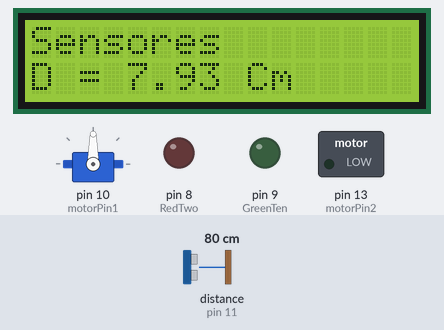
The sketch below on a simulated Arduino Uno, built with avr-gcc and run on an emulated ATmega328P. Parts: 16×2 character LCD, servo, switched loads named in the sketch (green lamp = pin HIGH), output pins drawn as LEDs (lit = HIGH). Wiring (inferred from the names in the program): ultrasonic range finder: trigger pin 12; echo pin 11. The inputs (shaded band) are chosen by the test bench; at power-on: distance to the obstacle (sensor on pin 11) 80 cm. The echo pulse lasts 58.3 µs per cm; pins used as bus, display or sensor lines are not drawn.

Above: at 3.27 s.
3.3 s: distance to the obstacle (sensor on pin 11) set to 23 cm
At 3.4 s:
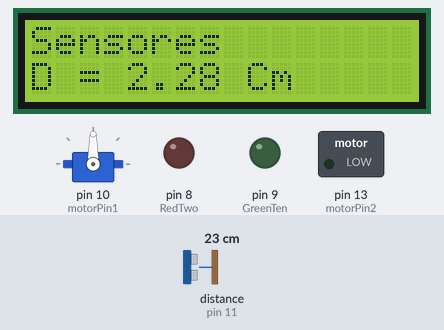
4.8 s: distance to the obstacle (sensor on pin 11) set to 18 cm
At 5.3 s:
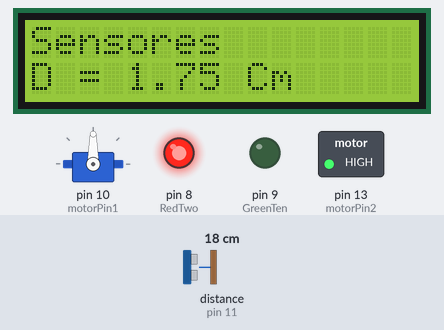
6.3 s: distance to the obstacle (sensor on pin 11) set to 120 cm
At 7.6 s:
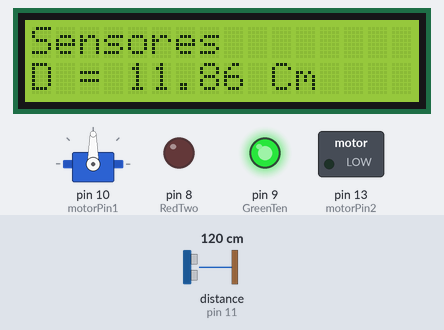
Timing chart, 0 to 9.3 s (numbered marks = the images above; inputs shaded):
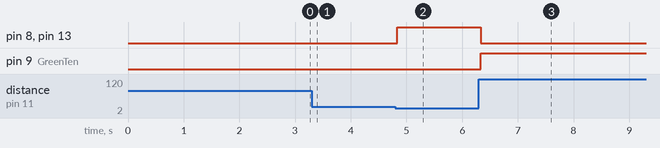

The sketch:

ServomotorUltrasonico.ino
```cpp
#include "LiquidCrystal.h"  //libreria para el lcd
#include <Servo.h>                    // Incluir la librería Servo
Servo servo1;                         // Crear un objeto tipo Servo llamado servo1
int angulo = 0 ;
LiquidCrystal lcd(2, 3, 4, 5, 6, 7);   //LCD parametros: (rs, enable, d4, d5, d6, d7)
const int trigPin = 12; //trigger pin del sensor
const int echoPin = 11;  //echopin pin del sensor
const int GreenTen = 9; //se prende a los 10cm o más
const int RedTwo = 8; //se prende a los 2cm o menos

long duration; //duracion
float distanceCm;  //distancia
float liquid; //lcd
int motorPin1 = 10;
int motorPin2 = 13;

void setup() { // Inicio y configuraciones
  //inicio configuracion lcd
  lcd.begin(16,2);
  //trigger de salida y echo de entrada
  pinMode(trigPin, OUTPUT);
  //echoPin en modo entrada
  pinMode(echoPin, INPUT);
  //leds Modo-Salida
  pinMode(GreenTen, OUTPUT);
  //led rojo en modo salida
  pinMode(RedTwo, OUTPUT);
  //imprimir en primera fila del lcd
  lcd.setCursor(0,0);
  //imprimir letrero distancia
  lcd.print("  Distancia    ");
  //configurar para imprimir en segunda fila
  lcd.setCursor(0,1);
  //imprimir medicion
  lcd.print("  Medicion  ");
  //esperar 2 segundos
  servo1.attach(10) ;             // Conectar servo1 al pin 9
  //pin motor 1 salida
  pinMode(motorPin1, OUTPUT);
  //pin motor 2 salida
  pinMode(motorPin2, OUTPUT);
  delay(2000);
  //limpiar lcd
  lcd.clear();

}

void loop() {   // loop del script
  //Escribimos en bajo el trigPin
  digitalWrite(trigPin, LOW);
  //esperar 2 microsegundos
  delayMicroseconds(2);
  //Escribimos en alto el pin trigPin despues de 2 microsegundos
  digitalWrite(trigPin, HIGH);
  //esperar 10 microsegundos del trigger
  delayMicroseconds(10);
  //escribir paso bajo a triggerpin
  digitalWrite(trigPin, LOW);
  duration = pulseIn(echoPin, HIGH);
  //ecuacion de distancia con velocidad del sonido
  distanceCm= (duration*0.034/2)*0.1;
  //lcd en primera linea
  lcd.setCursor(0,0);
  //impresión en lcd
  lcd.print("Sensores");
  //esperar 10 microsegundos
  delay(10);
  //impresión segunda fila de lcd
  lcd.setCursor(0,1);
  //imprimir distancia
  lcd.print("D = ");
  //imprimimos variable de distancia
  lcd.print(distanceCm);
  //imprimimos unidades
  lcd.print(" Cm ");
  //Condición de leds
  //si la distancia es mayor a 10
  if(distanceCm >=10){
      //entonces prendemos en paso alto el led verde
      digitalWrite(GreenTen, HIGH);
      //apagamos en paso bajo el led rojo
      digitalWrite(RedTwo, LOW);
      digitalWrite(motorPin1, HIGH);
      digitalWrite(motorPin2, LOW);
      /*for(angulo  = 0; angulo  <= 180; angulo  += 1){   //incrementa angulo 1 grado
        servo1.write(angulo);
        delay(25);
      }*/
  }else{
    //si la distancia es menor a dos centimetros
    if(distanceCm <=2){
        //entonces en paso alto prendemos el led rojo
        digitalWrite(RedTwo, HIGH);
        //en paso bajo apagamos el led verde
        digitalWrite(GreenTen, LOW);
        /*for(angulo  = 180; angulo  >=0; angulo  -=1 ){    //decrementa angulo 1 grado
          servo1.write( angulo );
          delay(25);
        }*/
        digitalWrite(motorPin2, HIGH);
        digitalWrite(motorPin1, LOW);
    }else{
        //si esta entre 2 y 10 se apaga con paso bajo led verde
        digitalWrite(GreenTen, LOW);
        //tambien se apaga en paso bajo el led rojo
        digitalWrite(RedTwo, LOW);
        digitalWrite(motorPin2, LOW);
        digitalWrite(motorPin1, LOW);
    }
  }

  //delay de 10 microsegundos
  delay(10);
}
```

Measured:
- the behaviour switches between 21 and 20 cm on distance to the obstacle (sensor on pin 11) (found by bisection; images 1 and 2)
- after the input at 3.3 s, the display: first differs from a run without the input at once (image 1)
- after the input at 4.8 s, pin 8 (RedTwo), pin 13 (motorPin2): LOW → HIGH at once; the display: first differs from a run without the input after 0.05 s (image 2 shows a later state)
- after the input at 6.3 s, pin 8 (RedTwo), pin 13 (motorPin2): HIGH → LOW at once; pin 9 (GreenTen): LOW → HIGH at once; the display: changes at once (image 3)
